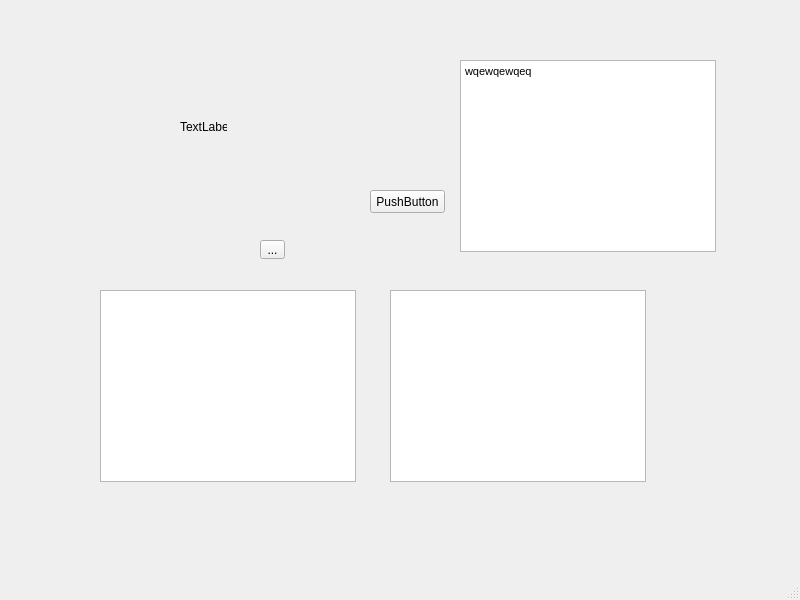
<?xml version="1.0" encoding="UTF-8"?>
<ui version="4.0">
 <class>MainWindow</class>
 <widget class="QMainWindow" name="MainWindow">
  <property name="geometry">
   <rect>
    <x>0</x>
    <y>0</y>
    <width>800</width>
    <height>600</height>
   </rect>
  </property>
  <property name="windowTitle">
   <string>MainWindow</string>
  </property>
  <widget class="QWidget" name="centralwidget">
   <widget class="QToolButton" name="toolButton">
    <property name="geometry">
     <rect>
      <x>260</x>
      <y>240</y>
      <width>25</width>
      <height>19</height>
     </rect>
    </property>
    <property name="text">
     <string>...</string>
    </property>
   </widget>
   <widget class="QPushButton" name="pushButton">
    <property name="geometry">
     <rect>
      <x>370</x>
      <y>190</y>
      <width>75</width>
      <height>23</height>
     </rect>
    </property>
    <property name="text">
     <string>PushButton</string>
    </property>
   </widget>
   <widget class="QColumnView" name="columnView">
    <property name="geometry">
     <rect>
      <x>100</x>
      <y>290</y>
      <width>256</width>
      <height>192</height>
     </rect>
    </property>
   </widget>
   <widget class="QListView" name="listView">
    <property name="geometry">
     <rect>
      <x>390</x>
      <y>290</y>
      <width>256</width>
      <height>192</height>
     </rect>
    </property>
   </widget>
   <widget class="QLabel" name="label">
    <property name="geometry">
     <rect>
      <x>180</x>
      <y>120</y>
      <width>47</width>
      <height>13</height>
     </rect>
    </property>
    <property name="text">
     <string>TextLabel</string>
    </property>
   </widget>
   <widget class="QTextBrowser" name="textBrowser">
    <property name="geometry">
     <rect>
      <x>460</x>
      <y>60</y>
      <width>256</width>
      <height>192</height>
     </rect>
    </property>
    <property name="html">
     <string>&lt;!DOCTYPE HTML PUBLIC &quot;-//W3C//DTD HTML 4.0//EN&quot; &quot;http://www.w3.org/TR/REC-html40/strict.dtd&quot;&gt;
&lt;html&gt;&lt;head&gt;&lt;meta name=&quot;qrichtext&quot; content=&quot;1&quot; /&gt;&lt;style type=&quot;text/css&quot;&gt;
p, li { white-space: pre-wrap; }
&lt;/style&gt;&lt;/head&gt;&lt;body style=&quot; font-family:'MS Shell Dlg 2'; font-size:8.25pt; font-weight:400; font-style:normal;&quot;&gt;
&lt;p style=&quot; margin-top:0px; margin-bottom:0px; margin-left:0px; margin-right:0px; -qt-block-indent:0; text-indent:0px;&quot;&gt;wqewqewqeq&lt;/p&gt;&lt;/body&gt;&lt;/html&gt;</string>
    </property>
   </widget>
  </widget>
  <widget class="QMenuBar" name="menubar">
   <property name="geometry">
    <rect>
     <x>0</x>
     <y>0</y>
     <width>800</width>
     <height>21</height>
    </rect>
   </property>
  </widget>
  <widget class="QStatusBar" name="statusbar"/>
 </widget>
 <resources/>
 <connections/>
</ui>
